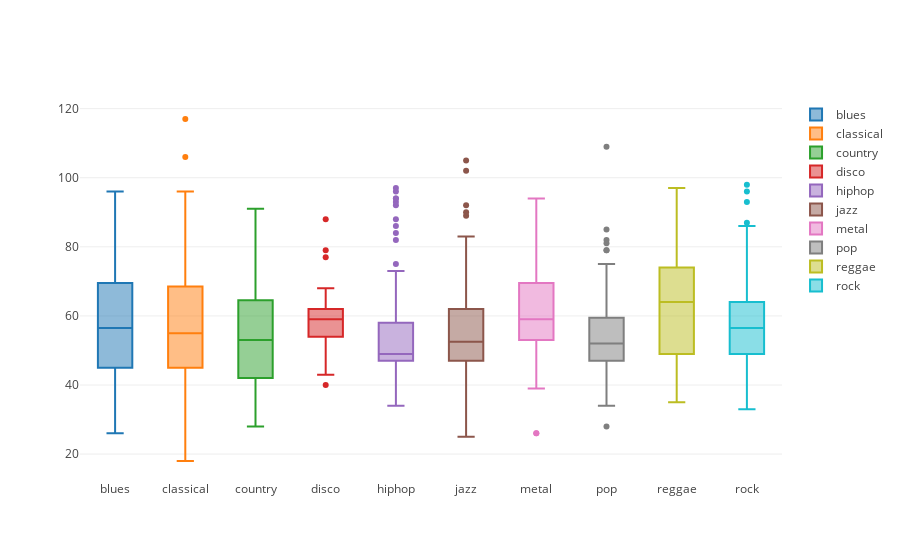

The cell this chart's notebook holds for it:
### Code cell
data = []
for label in train.label.unique():
    data.append(go.Box(y=train[train.label==label].beats, name=label))
iplot(data, show_link = False)
